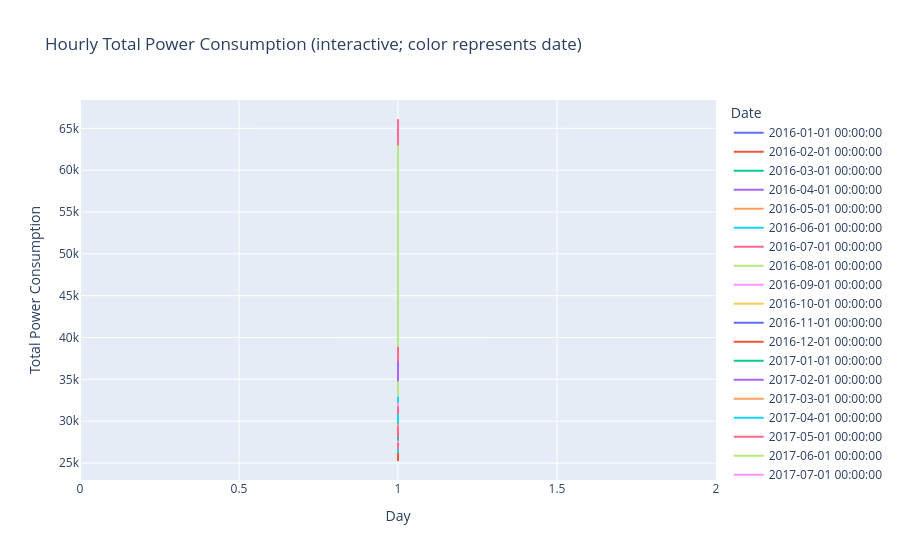

Notebook code cell kept with this figure:
### Markdown cell above
## 23. Interactive Plotly Chart

### Code cell
fig = px.line(
    df.sort_values(["Date", "Day"]),
    x="Day",
    y="Total Power Consumption",
    color="Date",
    title="Hourly Total Power Consumption (interactive; color represents date)",
    labels={"Hour": "Hour of Day", "Total Power Consumption": "Total Power Consumption"}
)
fig.show()

### Figure 1 — Plotly figure (JSON) as saved in the notebook; plotly's stock layout.template omitted (floating-point values rounded to 4 significant figures)
{"data": [{"hovertemplate": "Date=2016-01-01 00:00:00<br>Day=%{x}<br>Total Power Consumption=%{y}<extra></extra>", "legendgroup": "2016-01-01 00:00:00", "line": {"color": "#636efa", "dash": "solid"}, "marker": {"symbol": "circle"}, "mode": "lines", "name": "2016-01-01 00:00:00", "orientation": "v", "showlegend": true, "type": "scatter", "x": [1, 1, 1, 1, 1, 1, 1, 1, 1, 1, 1], "xaxis": "x", "y": [42197, 48439, 44264, 29158, 38626, 38508, 39118, 31210, 34741, 26804, 36557], "yaxis": "y"}, {"hovertemplate": "Date=2016-02-01 00:00:00<br>Day=%{x}<br>Total Power Consumption=%{y}<extra></extra>", "legendgroup": "2016-02-01 00:00:00", "line": {"color": "#EF553B", "dash": "solid"}, "marker": {"symbol": "circle"}, "mode": "lines", "name": "2016-02-01 00:00:00", "orientation": "v", "showlegend": true, "type": "scatter", "x": [1, 1, 1, 1, 1, 1, 1, 1, 1, 1, 1], "xaxis": "x", "y": [46226, 53141, 43210, 33499, 51077, 25247, 48122, 52218, 35255, 37695, 27248], "yaxis": "y"}, {"hovertemplate": "Date=2016-03-01 00:00:00<br>Day=%{x}<br>Total Power Consumption=%{y}<extra></extra>", "legendgroup": "2016-03-01 00:00:00", "line": {"color": "#00cc96", "dash": "solid"}, "marker": {"symbol": "circle"}, "mode": "lines", "name": "2016-03-01 00:00:00", "orientation": "v", "showlegend": true, "type": "scatter", "x": [1, 1, 1, 1, 1, 1, 1, 1, 1, 1, 1], "xaxis": "x", "y": [29676, 35773, 29094, 40251, 38306, 44455, 38227, 32022, 50995, 33560, 33941], "yaxis": "y"}, {"hovertemplate": "Date=2016-04-01 00:00:00<br>Day=%{x}<br>Total Power Consumption=%{y}<extra></extra>", "legendgroup": "2016-04-01 00:00:00", "line": {"color": "#ab63fa", "dash": "solid"}, "marker": {"symbol": "circle"}, "mode": "lines", "name": "2016-04-01 00:00:00", "orientation": "v", "showlegend": true, "type": "scatter", "x": [1, 1, 1, 1, 1, 1, 1, 1, 1, 1, 1], "xaxis": "x", "y": [39538, 53715, 43507, 44431, 35186, 38921, 35278, 47800, 35132, 27429, 51975], "yaxis": "y"}, {"hovertemplate": "Date=2016-05-01 00:00:00<br>Day=%{x}<br>Total Power Consumption=%{y}<extra></extra>", "legendgroup": "2016-05-01 00:00:00", "line": {"color": "#FFA15A", "dash": "solid"}, "marker": {"symbol": "circle"}, "mode": "lines", "name": "2016-05-01 00:00:00", "orientation": "v", "showlegend": true, "type": "scatter", "x": [1, 1, 1, 1, 1, 1, 1, 1, 1, 1, 1], "xaxis": "x", "y": [51326, 32056, 42382, 41704, 29230, 30941, 39800, 53332, 32568, 51737, 38514], "yaxis": "y"}, {"hovertemplate": "Date=2016-06-01 00:00:00<br>Day=%{x}<br>Total Power Consumption=%{y}<extra></extra>", "legendgroup": "2016-06-01 00:00:00", "line": {"color": "#19d3f3", "dash": "solid"}, "marker": {"symbol": "circle"}, "mode": "lines", "name": "2016-06-01 00:00:00", "orientation": "v", "showlegend": true, "type": "scatter", "x": [1, 1, 1, 1, 1, 1, 1, 1, 1, 1, 1], "xaxis": "x", "y": [26203, 50399, 53218, 45996, 46320, 40416, 50182, 27877, 29505, 44017, 35085], "yaxis": "y"}, {"hovertemplate": "Date=2016-07-01 00:00:00<br>Day=%{x}<br>Total Power Consumption=%{y}<extra></extra>", "legendgroup": "2016-07-01 00:00:00", "line": {"color": "#FF6692", "dash": "solid"}, "marker": {"symbol": "circle"}, "mode": "lines", "name": "2016-07-01 00:00:00", "orientation": "v", "showlegend": true, "type": "scatter", "x": [1, 1, 1, 1, 1, 1, 1, 1, 1, 1, 1], "xaxis": "x", "y": [32981, 26650, 46275, 50676, 45021, 46137, 28673, 53673, 34105, 42392, 55221], "yaxis": "y"}, {"hovertemplate": "Date=2016-08-01 00:00:00<br>Day=%{x}<br>Total Power Consumption=%{y}<extra></extra>", "legendgroup": "2016-08-01 00:00:00", "line": {"color": "#B6E880", "dash": "solid"}, "marker": {"symbol": "circle"}, "mode": "lines", "name": "2016-08-01 00:00:00", "orientation": "v", "showlegend": true, "type": "scatter", "x": [1, 1, 1, 1, 1, 1, 1, 1, 1, 1, 1], "xaxis": "x", "y": [48058, 38060, 38217, 48557, 43663, 38965, 42330, 53499, 52004, 46737, 28671], "yaxis": "y"}, {"hovertemplate": "Date=2016-09-01 00:00:00<br>Day=%{x}<br>Total Power Consumption=%{y}<extra></extra>", "legendgroup": "2016-09-01 00:00:00", "line": {"color": "#FF97FF", "dash": "solid"}, "marker": {"symbol": "circle"}, "mode": "lines", "name": "2016-09-01 00:00:00", "orientation": "v", "showlegend": true, "type": "scatter", "x": [1, 1, 1, 1, 1, 1, 1, 1, 1, 1, 1], "xaxis": "x", "y": [30960, 38623, 28804, 34495, 39241, 46766, 52306, 27468, 39688, 43695, 34842], "yaxis": "y"}, {"hovertemplate": "Date=2016-10-01 00:00:00<br>Day=%{x}<br>Total Power Consumption=%{y}<extra></extra>", "legendgroup": "2016-10-01 00:00:00", "line": {"color": "#FECB52", "dash": "solid"}, "marker": {"symbol": "circle"}, "mode": "lines", "name": "2016-10-01 00:00:00", "orientation": "v", "showlegend": true, "type": "scatter", "x": [1, 1, 1, 1, 1, 1, 1, 1, 1, 1, 1], "xaxis": "x", "y": [52919, 53222, 47374, 53865, 47468, 32154, 50304, 39875, 45620, 39148, 42503], "yaxis": "y"}, {"hovertemplate": "Date=2016-11-01 00:00:00<br>Day=%{x}<br>Total Power Consumption=%{y}<extra></extra>", "legendgroup": "2016-11-01 00:00:00", "line": {"color": "#636efa", "dash": "solid"}, "marker": {"symbol": "circle"}, "mode": "lines", "name": "2016-11-01 00:00:00", "orientation": "v", "showlegend": true, "type": "scatter", "x": [1, 1, 1, 1, 1, 1, 1, 1, 1, 1, 1], "xaxis": "x", "y": [54404, 39082, 44019, 37644, 28715, 30519, 46482, 34312, 48239, 38331, 49514], "yaxis": "y"}, {"hovertemplate": "Date=2016-12-01 00:00:00<br>Day=%{x}<br>Total Power Consumption=%{y}<extra></extra>", "legendgroup": "2016-12-01 00:00:00", "line": {"color": "#EF553B", "dash": "solid"}, "marker": {"symbol": "circle"}, "mode": "lines", "name": "2016-12-01 00:00:00", "orientation": "v", "showlegend": true, "type": "scatter", "x": [1, 1, 1, 1, 1, 1, 1, 1, 1, 1, 1], "xaxis": "x", "y": [44314, 37077, 56612, 54250, 37899, 54856, 54105, 34361, 43220, 49824, 44259], "yaxis": "y"}, {"hovertemplate": "Date=2017-01-01 00:00:00<br>Day=%{x}<br>Total Power Consumption=%{y}<extra></extra>", "legendgroup": "2017-01-01 00:00:00", "line": {"color": "#00cc96", "dash": "solid"}, "marker": {"symbol": "circle"}, "mode": "lines", "name": "2017-01-01 00:00:00", "orientation": "v", "showlegend": true, "type": "scatter", "x": [1, 1, 1, 1, 1, 1, 1, 1, 1, 1, 1], "xaxis": "x", "y": [51503, 43209, 40974, 34356, 31595, 47520, 27685, 33812, 43017, 54073, 55263], "yaxis": "y"}, {"hovertemplate": "Date=2017-02-01 00:00:00<br>Day=%{x}<br>Total Power Consumption=%{y}<extra></extra>", "legendgroup": "2017-02-01 00:00:00", "line": {"color": "#ab63fa", "dash": "solid"}, "marker": {"symbol": "circle"}, "mode": "lines", "name": "2017-02-01 00:00:00", "orientation": "v", "showlegend": true, "type": "scatter", "x": [1, 1, 1, 1, 1, 1, 1, 1, 1, 1, 1], "xaxis": "x", "y": [37630, 33972, 48475, 52446, 49158, 40751, 51436, 42655, 44919, 54237, 46521], "yaxis": "y"}, {"hovertemplate": "Date=2017-03-01 00:00:00<br>Day=%{x}<br>Total Power Consumption=%{y}<extra></extra>", "legendgroup": "2017-03-01 00:00:00", "line": {"color": "#FFA15A", "dash": "solid"}, "marker": {"symbol": "circle"}, "mode": "lines", "name": "2017-03-01 00:00:00", "orientation": "v", "showlegend": true, "type": "scatter", "x": [1, 1, 1, 1, 1, 1, 1, 1, 1, 1, 1], "xaxis": "x", "y": [46022, 37137, 30809, 55454, 33067, 48698, 51665, 48343, 32873, 50838, 55125], "yaxis": "y"}, {"hovertemplate": "Date=2017-04-01 00:00:00<br>Day=%{x}<br>Total Power Consumption=%{y}<extra></extra>", "legendgroup": "2017-04-01 00:00:00", "line": {"color": "#19d3f3", "dash": "solid"}, "marker": {"symbol": "circle"}, "mode": "lines", "name": "2017-04-01 00:00:00", "orientation": "v", "showlegend": true, "type": "scatter", "x": [1, 1, 1, 1, 1, 1, 1, 1, 1, 1, 1], "xaxis": "x", "y": [30962, 40280, 43650, 46590, 35214, 33641, 29096, 56273, 47290, 50988, 49847], "yaxis": "y"}, {"hovertemplate": "Date=2017-05-01 00:00:00<br>Day=%{x}<br>Total Power Consumption=%{y}<extra></extra>", "legendgroup": "2017-05-01 00:00:00", "line": {"color": "#FF6692", "dash": "solid"}, "marker": {"symbol": "circle"}, "mode": "lines", "name": "2017-05-01 00:00:00", "orientation": "v", "showlegend": true, "type": "scatter", "x": [1, 1, 1, 1, 1, 1, 1, 1, 1, 1, 1], "xaxis": "x", "y": [47529, 43605, 47145, 28048, 52165, 40589, 43677, 49806, 40818, 45231, 33289], "yaxis": "y"}, {"hovertemplate": "Date=2017-06-01 00:00:00<br>Day=%{x}<br>Total Power Consumption=%{y}<extra></extra>", "legendgroup": "2017-06-01 00:00:00", "line": {"color": "#B6E880", "dash": "solid"}, "marker": {"symbol": "circle"}, "mode": "lines", "name": "2017-06-01 00:00:00", "orientation": "v", "showlegend": true, "type": "scatter", "x": [1, 1, 1, 1, 1, 1, 1, 1, 1, 1, 1], "xaxis": "x", "y": [31941, 53044, 48737, 47756, 44753, 44348, 41814, 52538, 59215, 30662, 43470], "yaxis": "y"}, {"hovertemplate": "Date=2017-07-01 00:00:00<br>Day=%{x}<br>Total Power Consumption=%{y}<extra></extra>", "legendgroup": "2017-07-01 00:00:00", "line": {"color": "#FF97FF", "dash": "solid"}, "marker": {"symbol": "circle"}, "mode": "lines", "name": "2017-07-01 00:00:00", "orientation": "v", "showlegend": true, "type": "scatter", "x": [1, 1, 1, 1, 1, 1, 1, 1, 1, 1, 1], "xaxis": "x", "y": [29520, 31381, 30541, 41733, 44939, 30313, 43617, 33770, 50293, 37502, 52217], "yaxis": "y"}, {"hovertemplate": "Date=2017-08-01 00:00:00<br>Day=%{x}<br>Total Power Consumption=%{y}<extra></extra>", "legendgroup": "2017-08-01 00:00:00", "line": {"color": "#FECB52", "dash": "solid"}, "marker": {"symbol": "circle"}, "mode": "lines", "name": "2017-08-01 00:00:00", "orientation": "v", "showlegend": true, "type": "scatter", "x": [1, 1, 1, 1, 1, 1, 1, 1, 1, 1, 1], "xaxis": "x", "y": [35217, 42332, 45589, 32531, 53966, 39653, 33335, 58302, 53205, 56599, 38136], "yaxis": "y"}, {"hovertemplate": "Date=2017-09-01 00:00:00<br>Day=%{x}<br>Total Power Consumption=%{y}<extra></extra>", "legendgroup": "2017-09-01 00:00:00", "line": {"color": "#636efa", "dash": "solid"}, "marker": {"symbol": "circle"}, "mode": "lines", "name": "2017-09-01 00:00:00", "orientation": "v", "showlegend": true, "type": "scatter", "x": [1, 1, 1, 1, 1, 1, 1, 1, 1, 1, 1], "xaxis": "x", "y": [50746, 59180, 34284, 57350, 53253, 45981, 53762, 56735, 58606, 58430, 32820], "yaxis": "y"}, {"hovertemplate": "Date=2017-10-01 00:00:00<br>Day=%{x}<br>Total Power Consumption=%{y}<extra></extra>", "legendgroup": "2017-10-01 00:00:00", "line": {"color": "#EF553B", "dash": "solid"}, "marker": {"symbol": "circle"}, "mode": "lines", "name": "2017-10-01 00:00:00", "orientation": "v", "showlegend": true, "type": "scatter", "x": [1, 1, 1, 1, 1, 1, 1, 1, 1, 1, 1], "xaxis": "x", "y": [36171, 54609, 32418, 55159, 35422, 45743, 38399, 58844, 57230, 36132, 43714], "yaxis": "y"}, {"hovertemplate": "Date=2017-11-01 00:00:00<br>Day=%{x}<br>Total Power Consumption=%{y}<extra></extra>", "legendgroup": "2017-11-01 00:00:00", "line": {"color": "#00cc96", "dash": "solid"}, "marker": {"symbol": "circle"}, "mode": "lines", "name": "2017-11-01 00:00:00", "orientation": "v", "showlegend": true, "type": "scatter", "x": [1, 1, 1, 1, 1, 1, 1, 1, 1, 1, 1], "xaxis": "x", "y": [36719, 55681, 56903, 40846, 50233, 57531, 37244, 38866, 58748, 39089, 39178], "yaxis": "y"}, {"hovertemplate": "Date=2017-12-01 00:00:00<br>Day=%{x}<br>Total Power Consumption=%{y}<extra></extra>", "legendgroup": "2017-12-01 00:00:00", "line": {"color": "#ab63fa", "dash": "solid"}, "marker": {"symbol": "circle"}, "mode": "lines", "name": "2017-12-01 00:00:00", "orientation": "v", "showlegend": true, "type": "scatter", "x": [1, 1, 1, 1, 1, 1, 1, 1, 1, 1, 1], "xaxis": "x", "y": [52617, 33938, 39312, 49202, 45632, 40791, 46815, 32170, 32564, 55033, 41255], "yaxis": "y"}, {"hovertemplate": "Date=2018-01-01 00:00:00<br>Day=%{x}<br>Total Power Consumption=%{y}<extra></extra>", "legendgroup": "2018-01-01 00:00:00", "line": {"color": "#FFA15A", "dash": "solid"}, "marker": {"symbol": "circle"}, "mode": "lines", "name": "2018-01-01 00:00:00", "orientation": "v", "showlegend": true, "type": "scatter", "x": [1, 1, 1, 1, 1, 1, 1, 1, 1, 1, 1], "xaxis": "x", "y": [59524, 58033, 37703, 37887, 59806, 33816, 29402, 37617, 49662, 32378, 48674], "yaxis": "y"}, {"hovertemplate": "Date=2018-02-01 00:00:00<br>Day=%{x}<br>Total Power Consumption=%{y}<extra></extra>", "legendgroup": "2018-02-01 00:00:00", "line": {"color": "#19d3f3", "dash": "solid"}, "marker": {"symbol": "circle"}, "mode": "lines", "name": "2018-02-01 00:00:00", "orientation": "v", "showlegend": true, "type": "scatter", "x": [1, 1, 1, 1, 1, 1, 1, 1, 1, 1, 1], "xaxis": "x", "y": [33707, 44025, 29703, 58847, 49524, 51212, 50606, 51456, 42471, 49061, 44134], "yaxis": "y"}, {"hovertemplate": "Date=2018-03-01 00:00:00<br>Day=%{x}<br>Total Power Consumption=%{y}<extra></extra>", "legendgroup": "2018-03-01 00:00:00", "line": {"color": "#FF6692", "dash": "solid"}, "marker": {"symbol": "circle"}, "mode": "lines", "name": "2018-03-01 00:00:00", "orientation": "v", "showlegend": true, "type": "scatter", "x": [1, 1, 1, 1, 1, 1, 1, 1, 1, 1, 1], "xaxis": "x", "y": [43282, 58712, 51001, 32496, 56470, 30861, 32464, 33245, 40067, 47962, 57829], "yaxis": "y"}, {"hovertemplate": "Date=2018-04-01 00:00:00<br>Day=%{x}<br>Total Power Consumption=%{y}<extra></extra>", "legendgroup": "2018-04-01 00:00:00", "line": {"color": "#B6E880", "dash": "solid"}, "marker": {"symbol": "circle"}, "mode": "lines", "name": "2018-04-01 00:00:00", "orientation": "v", "showlegend": true, "type": "scatter", "x": [1, 1, 1, 1, 1, 1, 1, 1, 1, 1, 1], "xaxis": "x", "y": [44794, 44198, 58652, 54912, 43037, 49064, 46530, 55978, 48525, 49587, 59656], "yaxis": "y"}, {"hovertemplate": "Date=2018-05-01 00:00:00<br>Day=%{x}<br>Total Power Consumption=%{y}<extra></extra>", "legendgroup": "2018-05-01 00:00:00", "line": {"color": "#FF97FF", "dash": "solid"}, "marker": {"symbol": "circle"}, "mode": "lines", "name": "2018-05-01 00:00:00", "orientation": "v", "showlegend": true, "type": "scatter", "x": [1, 1, 1, 1, 1, 1, 1, 1, 1, 1, 1], "xaxis": "x", "y": [41184, 55125, 31748, 34254, 52902, 43518, 37096, 35946, 49185, 56003, 54487], "yaxis": "y"}, {"hovertemplate": "Date=2018-06-01 00:00:00<br>Day=%{x}<br>Total Power Consumption=%{y}<extra></extra>", "legendgroup": "2018-06-01 00:00:00", "line": {"color": "#FECB52", "dash": "solid"}, "marker": {"symbol": "circle"}, "mode": "lines", "name": "2018-06-01 00:00:00", "orientation": "v", "showlegend": true, "type": "scatter", "x": [1, 1, 1, 1, 1, 1, 1, 1, 1, 1, 1], "xaxis": "x", "y": [62023, 42466, 52295, 56481, 32296, 56447, 59683, 56780, 34914, 37193, 58126], "yaxis": "y"}, {"hovertemplate": "Date=2018-07-01 00:00:00<br>Day=%{x}<br>Total Power Consumption=%{y}<extra></extra>", "legendgroup": "2018-07-01 00:00:00", "line": {"color": "#636efa", "dash": "solid"}, "marker": {"symbol": "circle"}, "mode": "lines", "name": "2018-07-01 00:00:00", "orientation": "v", "showlegend": true, "type": "scatter", "x": [1, 1, 1, 1, 1, 1, 1, 1, 1, 1, 1], "xaxis": "x", "y": [32673, 53194, 39981, 53525, 57635, 54543, 58760, 61185, 42370, 52219, 60360], "yaxis": "y"}, {"hovertemplate": "Date=2018-08-01 00:00:00<br>Day=%{x}<br>Total Power Consumption=%{y}<extra></extra>", "legendgroup": "2018-08-01 00:00:00", "line": {"color": "#EF553B", "dash": "solid"}, "marker": {"symbol": "circle"}, "mode": "lines", "name": "2018-08-01 00:00:00", "orientation": "v", "showlegend": true, "type": "scatter", "x": [1, 1, 1, 1, 1, 1, 1, 1, 1, 1, 1], "xaxis": "x", "y": [48302, 32963, 46234, 37739, 43949, 46865, 60846, 52670, 39025, 44548, 41926], "yaxis": "y"}, {"hovertemplate": "Date=2018-09-01 00:00:00<br>Day=%{x}<br>Total Power Consumption=%{y}<extra></extra>", "legendgroup": "2018-09-01 00:00:00", "line": {"color": "#00cc96", "dash": "solid"}, "marker": {"symbol": "circle"}, "mode": "lines", "name": "2018-09-01 00:00:00", "orientation": "v", "showlegend": true, "type": "scatter", "x": [1, 1, 1, 1, 1, 1, 1, 1, 1, 1, 1], "xaxis": "x", "y": [53014, 41861, 43997, 58959, 33986, 39317, 51924, 41094, 51375, 40230, 59976], "yaxis": "y"}, {"hovertemplate": "Date=2018-10-01 00:00:00<br>Day=%{x}<br>Total Power Consumption=%{y}<extra></extra>", "legendgroup": "2018-10-01 00:00:00", "line": {"color": "#ab63fa", "dash": "solid"}, "marker": {"symbol": "circle"}, "mode": "lines", "name": "2018-10-01 00:00:00", "orientation": "v", "showlegend": true, "type": "scatter", "x": [1, 1, 1, 1, 1, 1, 1, 1, 1, 1, 1], "xaxis": "x", "y": [61220, 47190, 62274, 59711, 38998, 44483, 57061, 55222, 41031, 56248, 55546], "yaxis": "y"}, {"hovertemplate": "Date=2018-11-01 00:00:00<br>Day=%{x}<br>Total Power Consumption=%{y}<extra></extra>", "legendgroup": "2018-11-01 00:00:00", "line": {"color": "#FFA15A", "dash": "solid"}, "marker": {"symbol": "circle"}, "mode": "lines", "name": "2018-11-01 00:00:00", "orientation": "v", "showlegend": true, "type": "scatter", "x": [1, 1, 1, 1, 1, 1, 1, 1, 1, 1, 1], "xaxis": "x", "y": [49732, 36992, 62600, 45412, 63589, 52806, 59996, 60481, 45141, 45172, 47917], "yaxis": "y"}, {"hovertemplate": "Date=2018-12-01 00:00:00<br>Day=%{x}<br>Total Power Consumption=%{y}<extra></extra>", "legendgroup": "2018-12-01 00:00:00", "line": {"color": "#19d3f3", "dash": "solid"}, "marker": {"symbol": "circle"}, "mode": "lines", "name": "2018-12-01 00:00:00", "orientation": "v", "showlegend": true, "type": "scatter", "x": [1, 1, 1, 1, 1, 1, 1, 1, 1, 1, 1], "xaxis": "x", "y": [40040, 59935, 50987, 32198, 44856, 40647, 47426, 44340, 40809, 40590, 49899], "yaxis": "y"}, {"hovertemplate": "Date=2019-01-01 00:00:00<br>Day=%{x}<br>Total Power Consumption=%{y}<extra></extra>", "legendgroup": "2019-01-01 00:00:00", "line": {"color": "#FF6692", "dash": "solid"}, "marker": {"symbol": "circle"}, "mode": "lines", "name": "2019-01-01 00:00:00", "orientation": "v", "showlegend": true, "type": "scatter", "x": [1, 1, 1, 1, 1, 1, 1, 1, 1, 1, 1], "xaxis": "x", "y": [44758, 54646, 37495, 47046, 39251, 34356, 57604, 54856, 47843, 60472, 43889], "yaxis": "y"}, {"hovertemplate": "Date=2019-02-01 00:00:00<br>Day=%{x}<br>Total Power Consumption=%{y}<extra></extra>", "legendgroup": "2019-02-01 00:00:00", "line": {"color": "#B6E880", "dash": "solid"}, "marker": {"symbol": "circle"}, "mode": "lines", "name": "2019-02-01 00:00:00", "orientation": "v", "showlegend": true, "type": "scatter", "x": [1, 1, 1, 1, 1, 1, 1, 1, 1, 1, 1], "xaxis": "x", "y": [57488, 61397, 42050, 55273, 47378, 32933, 45287, 42435, 62985, 47356, 43122], "yaxis": "y"}, {"hovertemplate": "Date=2019-03-01 00:00:00<br>Day=%{x}<br>Total Power Consumption=%{y}<extra></extra>", "legendgroup": "2019-03-01 00:00:00", "line": {"color": "#FF97FF", "dash": "solid"}, "marker": {"symbol": "circle"}, "mode": "lines", "name": "2019-03-01 00:00:00", "orientation": "v", "showlegend": true, "type": "scatter", "x": [1, 1, 1, 1, 1, 1, 1, 1, 1, 1, 1], "xaxis": "x", "y": [47770, 53449, 59400, 57907, 43270, 51506, 54437, 57344, 62987, 48808, 64594], "yaxis": "y"}, {"hovertemplate": "Date=2019-04-01 00:00:00<br>Day=%{x}<br>Total Power Consumption=%{y}<extra></extra>", "legendgroup": "2019-04-01 00:00:00", "line": {"color": "#FECB52", "dash": "solid"}, "marker": {"symbol": "circle"}, "mode": "lines", "name": "2019-04-01 00:00:00", "orientation": "v", "showlegend": true, "type": "scatter", "x": [1, 1, 1, 1, 1, 1, 1, 1, 1, 1, 1], "xaxis": "x", "y": [62919, 54191, 37276, 58093, 58283, 55131, 53189, 52071, 43779, 40544, 35541], "yaxis": "y"}, {"hovertemplate": "Date=2019-05-01 00:00:00<br>Day=%{x}<br>Total Power Consumption=%{y}<extra></extra>", "legendgroup": "2019-05-01 00:00:00", "line": {"color": "#636efa", "dash": "solid"}, "marker": {"symbol": "circle"}, "mode": "lines", "name": "2019-05-01 00:00:00", "orientation": "v", "showlegend": true, "type": "scatter", "x": [1, 1, 1, 1, 1, 1, 1, 1, 1, 1, 1], "xaxis": "x", "y": [50219, 41949, 48388, 60561, 37796, 62664, 52776, 47919, 43449, 56632, 56558], "yaxis": "y"}, {"hovertemplate": "Date=2019-06-01 00:00:00<br>Day=%{x}<br>Total Power Consumption=%{y}<extra></extra>", "legendgroup": "2019-06-01 00:00:00", "line": {"color": "#EF553B", "dash": "solid"}, "marker": {"symbol": "circle"}, "mode": "lines", "name": "2019-06-01 00:00:00", "orientation": "v", "showlegend": true, "type": "scatter", "x": [1, 1, 1, 1, 1, 1, 1, 1, 1, 1, 1], "xaxis": "x", "y": [45537, 45007, 55570, 38162, 37250, 36640, 63240, 48107, 39849, 51644, 61217], "yaxis": "y"}, {"hovertemplate": "Date=2019-07-01 00:00:00<br>Day=%{x}<br>Total Power Consumption=%{y}<extra></extra>", "legendgroup": "2019-07-01 00:00:00", "line": {"color": "#00cc96", "dash": "solid"}, "marker": {"symbol": "circle"}, "mode": "lines", "name": "2019-07-01 00:00:00", "orientation": "v", "showlegend": true, "type": "scatter", "x": [1, 1, 1, 1, 1, 1, 1, 1, 1, 1, 1], "xaxis": "x", "y": [40739, 36581, 56825, 57959, 38225, 42958, 56160, 46756, 35574, 53829, 39328], "yaxis": "y"}, {"hovertemplate": "Date=2019-08-01 00:00:00<br>Day=%{x}<br>Total Power Consumption=%{y}<extra></extra>", "legendgroup": "2019-08-01 00:00:00", "line": {"color": "#ab63fa", "dash": "solid"}, "marker": {"symbol": "circle"}, "mode": "lines", "name": "2019-08-01 00:00:00", "orientation": "v", "showlegend": true, "type": "scatter", "x": [1, 1, 1, 1, 1, 1, 1, 1, 1, 1, 1], "xaxis": "x", "y": [38214, 59134, 57627, 34778, 53480, 58803, 49122, 57849, 62659, 60554, 42459], "yaxis": "y"}, {"hovertemplate": "Date=2019-09-01 00:00:00<br>Day=%{x}<br>Total Power Consumption=%{y}<extra></extra>", "legendgroup": "2019-09-01 00:00:00", "line": {"color": "#FFA15A", "dash": "solid"}, "marker": {"symbol": "circle"}, "mode": "lines", "name": "2019-09-01 00:00:00", "orientation": "v", "showlegend": true, "type": "scatter", "x": [1, 1, 1, 1, 1, 1, 1, 1, 1, 1, 1], "xaxis": "x", "y": [65169, 41037, 55838, 66112, 60081, 54396, 65488, 40746, 48195, 53991, 61241], "yaxis": "y"}, {"hovertemplate": "Date=2019-10-01 00:00:00<br>Day=%{x}<br>Total Power Consumption=%{y}<extra></extra>", "legendgroup": "2019-10-01 00:00:00", "line": {"color": "#19d3f3", "dash": "solid"}, "marker": {"symbol": "circle"}, "mode": "lines", "name": "2019-10-01 00:00:00", "orientation": "v", "showlegend": true, "type": "scatter", "x": [1, 1, 1, 1, 1, 1, 1, 1, 1, 1, 1], "xaxis": "x", "y": [58396, 43072, 52810, 42328, 61528, 54906, 38928, 46254, 40561, 61885, 44749], "yaxis": "y"}, {"hovertemplate": "Date=2019-11-01 00:00:00<br>Day=%{x}<br>Total Power Consumption=%{y}<extra></extra>", "legendgroup": "2019-11-01 00:00:00", "line": {"color": "#FF6692", "dash": "solid"}, "marker": {"symbol": "circle"}, "mode": "lines", "name": "2019-11-01 00:00:00", "orientation": "v", "showlegend": true, "type": "scatter", "x": [1, 1, 1, 1, 1, 1, 1, 1, 1, 1, 1], "xaxis": "x", "y": [43836, 48724, 66054, 56140, 63599, 57003, 37171, 38955, 65237, 53033, 42467], "yaxis": "y"}, {"hovertemplate": "Date=2019-12-01 00:00:00<br>Day=%{x}<br>Total Power Consumption=%{y}<extra></extra>", "legendgroup": "2019-12-01 00:00:00", "line": {"color": "#B6E880", "dash": "solid"}, "marker": {"symbol": "circle"}, "mode": "lines", "name": "2019-12-01 00:00:00", "orientation": "v", "showlegend": true, "type": "scatter", "x": [1, 1, 1, 1, 1, 1, 1, 1, 1, 1, 1], "xaxis": "x", "y": [47721, 62936, 56054, 51777, 55684, 43500, 38869, 41854, 52988, 53626, 47637], "yaxis": "y"}], "layout": {"legend": {"title": {"text": "Date"}, "tracegroupgap": 0}, "title": {"text": "Hourly Total Power Consumption (interactive; color represents date)"}, "xaxis": {"anchor": "y", "domain": [0, 1], "title": {"text": "Day"}}, "yaxis": {"anchor": "x", "domain": [0, 1], "title": {"text": "Total Power Consumption"}}}}
